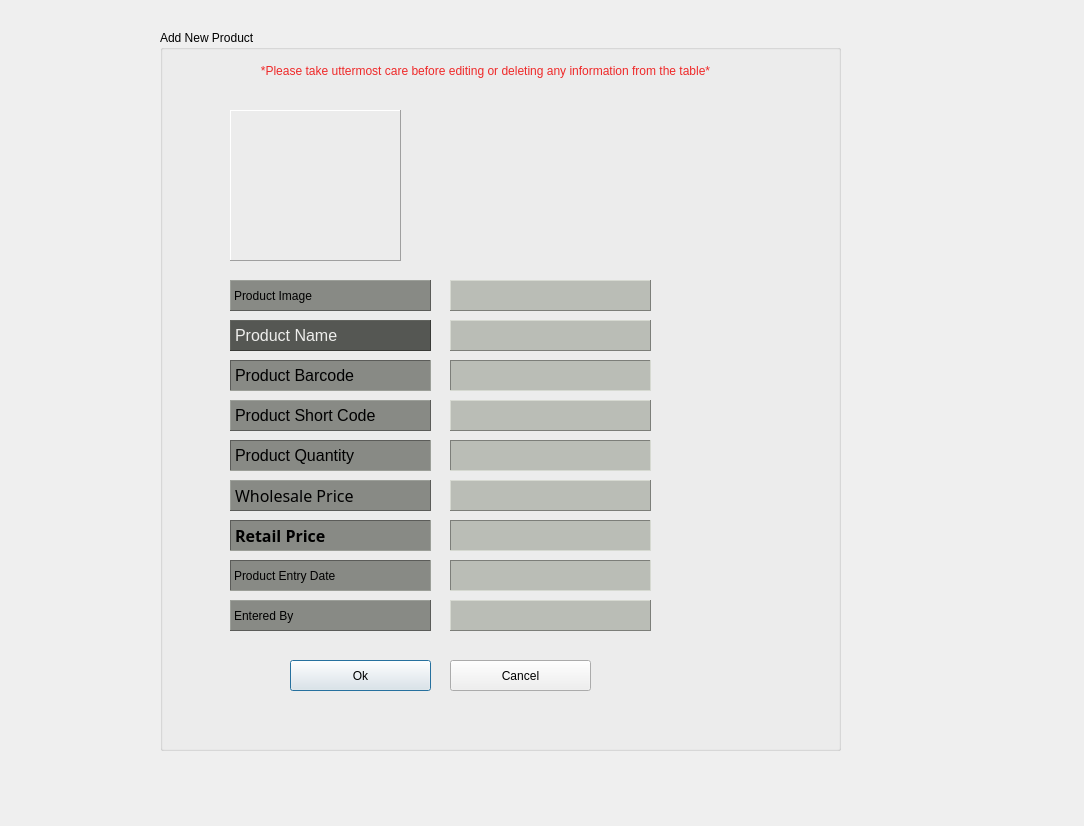
<?xml version="1.0" encoding="UTF-8"?>
<ui version="4.0">
 <class>VerifyNewProduct</class>
 <widget class="QDialog" name="VerifyNewProduct">
  <property name="geometry">
   <rect>
    <x>0</x>
    <y>0</y>
    <width>1084</width>
    <height>826</height>
   </rect>
  </property>
  <property name="windowTitle">
   <string>Dialog</string>
  </property>
  <widget class="QLabel" name="label_2">
   <property name="geometry">
    <rect>
     <x>0</x>
     <y>0</y>
     <width>1061</width>
     <height>781</height>
    </rect>
   </property>
   <property name="styleSheet">
    <string notr="true">border-image: url(:/resources/background/picklit.jpg);</string>
   </property>
   <property name="text">
    <string/>
   </property>
  </widget>
  <widget class="QGroupBox" name="groupBox">
   <property name="geometry">
    <rect>
     <x>160</x>
     <y>30</y>
     <width>681</width>
     <height>721</height>
    </rect>
   </property>
   <property name="title">
    <string>Add New Product</string>
   </property>
   <widget class="QLabel" name="lbl_first_name">
    <property name="geometry">
     <rect>
      <x>70</x>
      <y>290</y>
      <width>201</width>
      <height>31</height>
     </rect>
    </property>
    <property name="font">
     <font>
      <pointsize>12</pointsize>
     </font>
    </property>
    <property name="styleSheet">
     <string notr="true">background-color: rgb(85, 87, 83);
color: rgb(238, 238, 236);</string>
    </property>
    <property name="frameShape">
     <enum>QFrame::Panel</enum>
    </property>
    <property name="frameShadow">
     <enum>QFrame::Raised</enum>
    </property>
    <property name="text">
     <string>Product Name</string>
    </property>
   </widget>
   <widget class="QLabel" name="lbl_other_names">
    <property name="geometry">
     <rect>
      <x>70</x>
      <y>330</y>
      <width>201</width>
      <height>31</height>
     </rect>
    </property>
    <property name="font">
     <font>
      <pointsize>12</pointsize>
     </font>
    </property>
    <property name="styleSheet">
     <string notr="true">background-color: rgb(136, 138, 133);</string>
    </property>
    <property name="frameShape">
     <enum>QFrame::Panel</enum>
    </property>
    <property name="frameShadow">
     <enum>QFrame::Sunken</enum>
    </property>
    <property name="text">
     <string>Product Barcode</string>
    </property>
   </widget>
   <widget class="QLabel" name="lbl_email">
    <property name="geometry">
     <rect>
      <x>70</x>
      <y>370</y>
      <width>201</width>
      <height>31</height>
     </rect>
    </property>
    <property name="font">
     <font>
      <pointsize>12</pointsize>
     </font>
    </property>
    <property name="styleSheet">
     <string notr="true">background-color: rgb(136, 138, 133);</string>
    </property>
    <property name="frameShape">
     <enum>QFrame::Panel</enum>
    </property>
    <property name="frameShadow">
     <enum>QFrame::Raised</enum>
    </property>
    <property name="text">
     <string>Product Short Code</string>
    </property>
   </widget>
   <widget class="QLabel" name="lbl_date">
    <property name="geometry">
     <rect>
      <x>70</x>
      <y>250</y>
      <width>201</width>
      <height>31</height>
     </rect>
    </property>
    <property name="styleSheet">
     <string notr="true">background-color: rgb(136, 138, 133);</string>
    </property>
    <property name="frameShape">
     <enum>QFrame::Panel</enum>
    </property>
    <property name="frameShadow">
     <enum>QFrame::Raised</enum>
    </property>
    <property name="text">
     <string>Product Image</string>
    </property>
   </widget>
   <widget class="QLabel" name="lbl_username">
    <property name="geometry">
     <rect>
      <x>70</x>
      <y>450</y>
      <width>201</width>
      <height>31</height>
     </rect>
    </property>
    <property name="font">
     <font>
      <family>Vemana2000</family>
      <pointsize>12</pointsize>
     </font>
    </property>
    <property name="styleSheet">
     <string notr="true">background-color: rgb(136, 138, 133);</string>
    </property>
    <property name="frameShape">
     <enum>QFrame::Panel</enum>
    </property>
    <property name="frameShadow">
     <enum>QFrame::Raised</enum>
    </property>
    <property name="text">
     <string>Wholesale Price</string>
    </property>
   </widget>
   <widget class="QLabel" name="lbl_phone">
    <property name="geometry">
     <rect>
      <x>70</x>
      <y>410</y>
      <width>201</width>
      <height>31</height>
     </rect>
    </property>
    <property name="font">
     <font>
      <pointsize>12</pointsize>
     </font>
    </property>
    <property name="styleSheet">
     <string notr="true">background-color: rgb(136, 138, 133);</string>
    </property>
    <property name="frameShape">
     <enum>QFrame::Panel</enum>
    </property>
    <property name="frameShadow">
     <enum>QFrame::Sunken</enum>
    </property>
    <property name="text">
     <string>Product Quantity</string>
    </property>
   </widget>
   <widget class="QLabel" name="lbl_admin">
    <property name="geometry">
     <rect>
      <x>70</x>
      <y>570</y>
      <width>201</width>
      <height>31</height>
     </rect>
    </property>
    <property name="styleSheet">
     <string notr="true">background-color: rgb(136, 138, 133);</string>
    </property>
    <property name="frameShape">
     <enum>QFrame::Panel</enum>
    </property>
    <property name="frameShadow">
     <enum>QFrame::Raised</enum>
    </property>
    <property name="text">
     <string>Entered By</string>
    </property>
   </widget>
   <widget class="QPushButton" name="btnApply">
    <property name="geometry">
     <rect>
      <x>130</x>
      <y>630</y>
      <width>141</width>
      <height>31</height>
     </rect>
    </property>
    <property name="text">
     <string>Ok</string>
    </property>
    <property name="icon">
     <iconset resource="resources.qrc">
      <normaloff>:/resources/icons/interface.png</normaloff>:/resources/icons/interface.png</iconset>
    </property>
    <property name="iconSize">
     <size>
      <width>24</width>
      <height>24</height>
     </size>
    </property>
   </widget>
   <widget class="QPushButton" name="btnCancel">
    <property name="geometry">
     <rect>
      <x>290</x>
      <y>630</y>
      <width>141</width>
      <height>31</height>
     </rect>
    </property>
    <property name="text">
     <string>Cancel</string>
    </property>
    <property name="icon">
     <iconset resource="resources.qrc">
      <normaloff>:/resources/icons/signs (2).png</normaloff>:/resources/icons/signs (2).png</iconset>
    </property>
    <property name="iconSize">
     <size>
      <width>24</width>
      <height>24</height>
     </size>
    </property>
   </widget>
   <widget class="QLabel" name="lbl_time">
    <property name="geometry">
     <rect>
      <x>70</x>
      <y>530</y>
      <width>201</width>
      <height>31</height>
     </rect>
    </property>
    <property name="styleSheet">
     <string notr="true">background-color: rgb(136, 138, 133);</string>
    </property>
    <property name="frameShape">
     <enum>QFrame::Panel</enum>
    </property>
    <property name="frameShadow">
     <enum>QFrame::Sunken</enum>
    </property>
    <property name="text">
     <string>Product Entry Date</string>
    </property>
   </widget>
   <widget class="QLabel" name="lbl_avatar">
    <property name="geometry">
     <rect>
      <x>70</x>
      <y>80</y>
      <width>171</width>
      <height>151</height>
     </rect>
    </property>
    <property name="styleSheet">
     <string notr="true"/>
    </property>
    <property name="frameShape">
     <enum>QFrame::Panel</enum>
    </property>
    <property name="frameShadow">
     <enum>QFrame::Raised</enum>
    </property>
    <property name="text">
     <string/>
    </property>
   </widget>
   <widget class="QLabel" name="label_11">
    <property name="geometry">
     <rect>
      <x>10</x>
      <y>30</y>
      <width>631</width>
      <height>21</height>
     </rect>
    </property>
    <property name="styleSheet">
     <string notr="true">font: 57 11pt &quot;Ubuntu&quot;;
color: rgb(239, 41, 41);
</string>
    </property>
    <property name="text">
     <string>*Please take uttermost care before editing or deleting any information from the table*</string>
    </property>
    <property name="alignment">
     <set>Qt::AlignCenter</set>
    </property>
   </widget>
   <widget class="QLabel" name="lbl_product_name">
    <property name="geometry">
     <rect>
      <x>290</x>
      <y>290</y>
      <width>201</width>
      <height>31</height>
     </rect>
    </property>
    <property name="styleSheet">
     <string notr="true">background-color: rgb(186, 189, 182);</string>
    </property>
    <property name="frameShape">
     <enum>QFrame::Panel</enum>
    </property>
    <property name="frameShadow">
     <enum>QFrame::Raised</enum>
    </property>
    <property name="text">
     <string/>
    </property>
   </widget>
   <widget class="QLabel" name="lbl_product_barcode">
    <property name="geometry">
     <rect>
      <x>290</x>
      <y>330</y>
      <width>201</width>
      <height>31</height>
     </rect>
    </property>
    <property name="styleSheet">
     <string notr="true">background-color: rgb(186, 189, 182);</string>
    </property>
    <property name="frameShape">
     <enum>QFrame::Panel</enum>
    </property>
    <property name="frameShadow">
     <enum>QFrame::Sunken</enum>
    </property>
    <property name="text">
     <string/>
    </property>
   </widget>
   <widget class="QLabel" name="lbl_product_shortCode">
    <property name="geometry">
     <rect>
      <x>290</x>
      <y>370</y>
      <width>201</width>
      <height>31</height>
     </rect>
    </property>
    <property name="styleSheet">
     <string notr="true">background-color: rgb(186, 189, 182);</string>
    </property>
    <property name="frameShape">
     <enum>QFrame::Panel</enum>
    </property>
    <property name="frameShadow">
     <enum>QFrame::Raised</enum>
    </property>
    <property name="text">
     <string/>
    </property>
   </widget>
   <widget class="QLabel" name="lbl_product_Quantity">
    <property name="geometry">
     <rect>
      <x>290</x>
      <y>410</y>
      <width>201</width>
      <height>31</height>
     </rect>
    </property>
    <property name="styleSheet">
     <string notr="true">background-color: rgb(186, 189, 182);</string>
    </property>
    <property name="frameShape">
     <enum>QFrame::Panel</enum>
    </property>
    <property name="frameShadow">
     <enum>QFrame::Sunken</enum>
    </property>
    <property name="text">
     <string/>
    </property>
   </widget>
   <widget class="QLabel" name="lbl_product_entryDate">
    <property name="geometry">
     <rect>
      <x>290</x>
      <y>530</y>
      <width>201</width>
      <height>31</height>
     </rect>
    </property>
    <property name="styleSheet">
     <string notr="true">background-color: rgb(186, 189, 182);</string>
    </property>
    <property name="frameShape">
     <enum>QFrame::Panel</enum>
    </property>
    <property name="frameShadow">
     <enum>QFrame::Sunken</enum>
    </property>
    <property name="text">
     <string/>
    </property>
   </widget>
   <widget class="QLabel" name="lbl_product_wsPrice">
    <property name="geometry">
     <rect>
      <x>290</x>
      <y>450</y>
      <width>201</width>
      <height>31</height>
     </rect>
    </property>
    <property name="styleSheet">
     <string notr="true">background-color: rgb(186, 189, 182);</string>
    </property>
    <property name="frameShape">
     <enum>QFrame::Panel</enum>
    </property>
    <property name="frameShadow">
     <enum>QFrame::Raised</enum>
    </property>
    <property name="text">
     <string/>
    </property>
   </widget>
   <widget class="QLabel" name="lbl_product_enteredBy">
    <property name="geometry">
     <rect>
      <x>290</x>
      <y>570</y>
      <width>201</width>
      <height>31</height>
     </rect>
    </property>
    <property name="styleSheet">
     <string notr="true">background-color: rgb(186, 189, 182);</string>
    </property>
    <property name="frameShape">
     <enum>QFrame::Panel</enum>
    </property>
    <property name="frameShadow">
     <enum>QFrame::Raised</enum>
    </property>
    <property name="text">
     <string/>
    </property>
   </widget>
   <widget class="QLabel" name="lbl_product_image">
    <property name="geometry">
     <rect>
      <x>290</x>
      <y>250</y>
      <width>201</width>
      <height>31</height>
     </rect>
    </property>
    <property name="styleSheet">
     <string notr="true">background-color: rgb(186, 189, 182);</string>
    </property>
    <property name="frameShape">
     <enum>QFrame::Panel</enum>
    </property>
    <property name="frameShadow">
     <enum>QFrame::Raised</enum>
    </property>
    <property name="text">
     <string/>
    </property>
   </widget>
   <widget class="QLabel" name="lbl_product_rtPrice">
    <property name="geometry">
     <rect>
      <x>290</x>
      <y>490</y>
      <width>201</width>
      <height>31</height>
     </rect>
    </property>
    <property name="styleSheet">
     <string notr="true">background-color: rgb(186, 189, 182);</string>
    </property>
    <property name="frameShape">
     <enum>QFrame::Panel</enum>
    </property>
    <property name="frameShadow">
     <enum>QFrame::Sunken</enum>
    </property>
    <property name="text">
     <string/>
    </property>
   </widget>
   <widget class="QLabel" name="lbl_username_2">
    <property name="geometry">
     <rect>
      <x>70</x>
      <y>490</y>
      <width>201</width>
      <height>31</height>
     </rect>
    </property>
    <property name="font">
     <font>
      <family>Umpush</family>
      <pointsize>12</pointsize>
      <weight>75</weight>
      <bold>true</bold>
     </font>
    </property>
    <property name="styleSheet">
     <string notr="true">background-color: rgb(136, 138, 133);</string>
    </property>
    <property name="frameShape">
     <enum>QFrame::Panel</enum>
    </property>
    <property name="frameShadow">
     <enum>QFrame::Sunken</enum>
    </property>
    <property name="text">
     <string>Retail Price</string>
    </property>
   </widget>
  </widget>
  <widget class="QLabel" name="label">
   <property name="geometry">
    <rect>
     <x>30</x>
     <y>30</y>
     <width>101</width>
     <height>101</height>
    </rect>
   </property>
   <property name="styleSheet">
    <string notr="true">border-image: url(:/resources/icons/Logo2.png);</string>
   </property>
   <property name="text">
    <string/>
   </property>
  </widget>
 </widget>
 <resources>
  <include location="resources.qrc"/>
 </resources>
 <connections/>
</ui>
